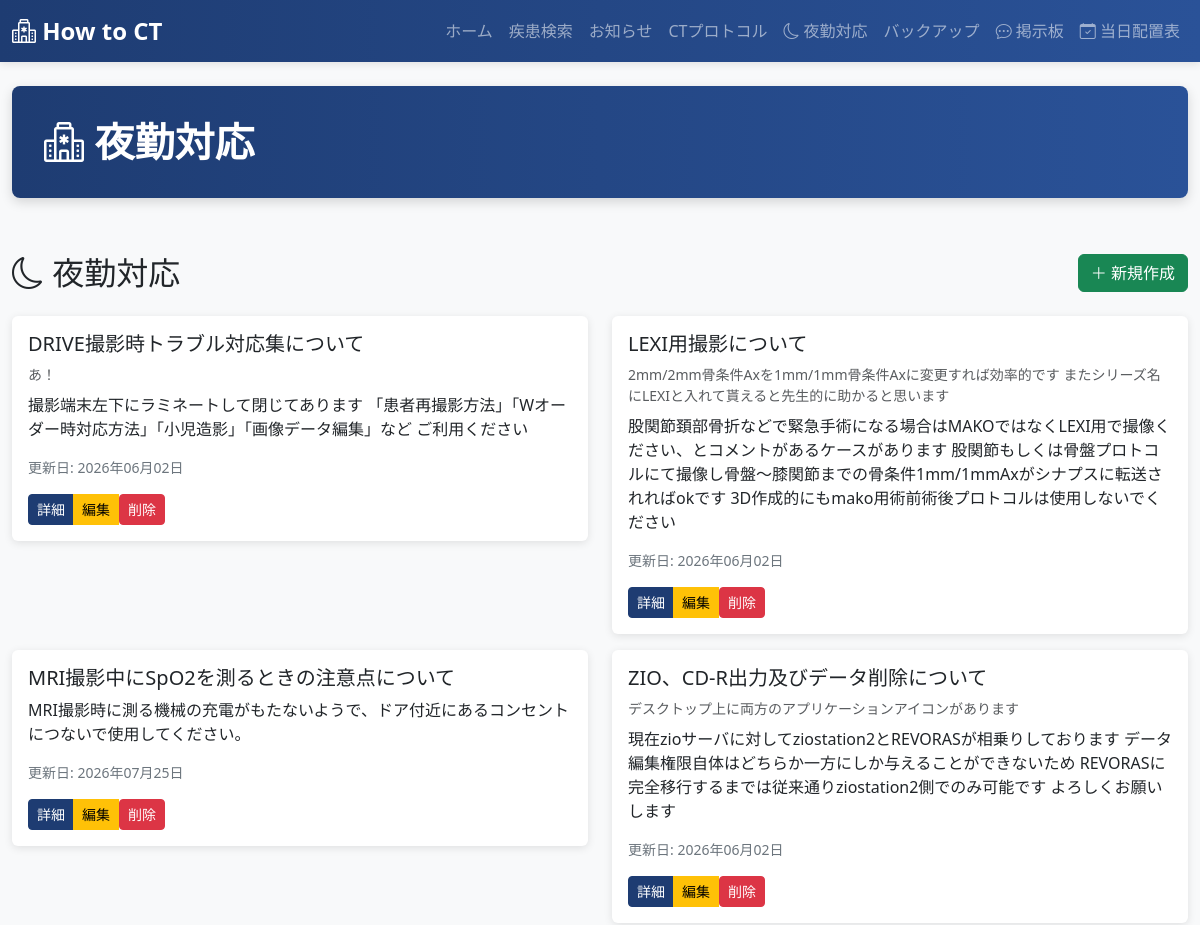
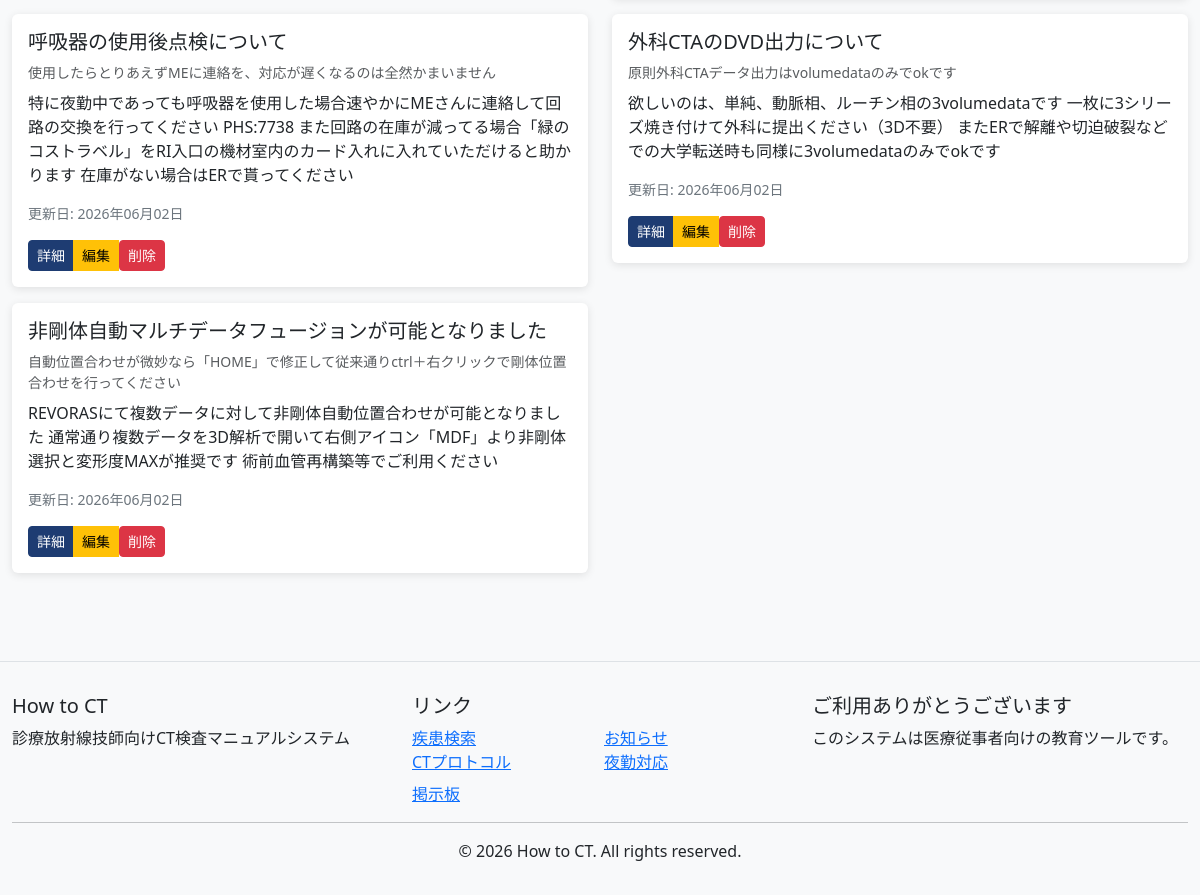
Page /nightshift/ on the committed database (2 pictures, top to bottom).
### ct_app/models.py (models this page shows, shortened)
class NightShift(models.Model):
    name = models.CharField(max_length=255, unique=True)
    content = models.TextField()
    description = models.TextField(blank=True)
    created_at = models.DateTimeField(auto_now_add=True)
    updated_at = models.DateTimeField(auto_now=True)
    class Meta:
        ordering = ['name']
        verbose_name_plural = "NightShifts"

### ct_app/views.py (the view)
# urls.py: path('nightshift/', views.NightShiftListView.as_view(), name='nightshift_list'),
class NightShiftListView(View):
    def get(self, request):
        nightshifts = NightShift.objects.all()
        context = {
            'page_title': '夜勤対応',
            'nightshifts': nightshifts,
        }
        return render(request, 'ct_app/nightshift_list.html', context)

### ct_app/context_processors.py (called while the page is built)
def maintenance_status(request):
    return {
        'is_maintenance': getattr(settings, 'IS_MAINTENANCE', False)
    }

### ct_app/templates/ct_app/nightshift_list.html (shortened to what this page needs)
{% extends 'ct_app/base.html' %}
{% block content %}
<div class="row mb-3">
    <div class="col-md-8">
        <h2><i class="bi bi-moon"></i> 夜勤対応</h2>
    </div>
    <div class="col-md-4 text-end">
        <a href="{% url 'nightshift_create' %}" class="btn btn-success">
            <i class="bi bi-plus-lg"></i> 新規作成
        </a>
    </div>
</div>
<div class="row">
    {% if nightshifts %}
        {% for nightshift in nightshifts %}
        <div class="col-md-6">
            <div class="card mb-3">
                <div class="card-body">
                    <h5 class="card-title">{{ nightshift.name }}</h5>
                    {% if nightshift.description %}
                    <p class="text-muted small mb-2">{{ nightshift.description }}</p>
                    {% endif %}
                    <p class="card-text">{{ nightshift.content|truncatewords:30 }}</p>
                    <p class="small text-secondary">更新日: {{ nightshift.updated_at|date:'Y年m月d日' }}</p>
                    <div class="btn-group" role="group">
                        <a href="{% url 'nightshift_detail' nightshift.pk %}" class="btn btn-primary btn-sm">
                            詳細
                        </a>
                        <a href="{% url 'nightshift_update' nightshift.pk %}" class="btn btn-warning btn-sm">
                            編集
                        </a>
                        <form method="post" action="{% url 'nightshift_delete' nightshift.pk %}" style="display:inline;">
                            <button type="submit" class="btn btn-danger btn-sm" onclick="return confirm('削除してもよろしいですか？')">
                                削除
                            </button>
                        </form>
                    </div>
                </div>
            </div>
        </div>
        {% endfor %}
    {% else %}
    <div class="col-12">
        <div class="alert alert-info">
            夜勤対応がまだ登録されていません。<a href="{% url 'nightshift_create' %}">新規作成</a>から追加してください。
        </div>
    </div>
    {% endif %}
</div>
{% endblock %}

### ct_app/templates/ct_app/base.html (style rules this page uses)
:root { --primary-color: #1e3c72; --secondary-color: #2a5298; }
body { background-color: #f8f9fa; font-family: 'Segoe UI', Tahoma, Geneva, Verdana, sans-serif; }
.card { border: none; box-shadow: 0 2px 8px rgba(0,0,0,0.1); transition: transform 0.2s, box-shadow 0.2s; margin-bottom: 1rem; }
.btn-primary { background-color: var(--primary-color); border-color: var(--primary-color); }

### rows in the picture
NightShift: name "DRIVE撮影時トラブル対応集について", description "あ！", content "撮影端末左下にラミネートして閉じてあります 「患者再撮影方法」「Wオーダー時対応方法」「小児造影」「画像データ編集」など ご利用ください", updated_at "2026年06月02日"
NightShift: name "LEXI用撮影について", description "2mm/2mm骨条件Axを1mm/1mm骨条件Axに変更すれば効率的です またシリーズ名にLEXIと入れて貰えると先生的に助かると思います", content "股関節頚部骨折などで緊急手術になる場合はMAKOではなくLEXI用で撮像ください、とコメントがあるケースがあります 股関節もしくは骨盤プロトコルにて撮像し骨盤～膝関節までの骨条件1mm/1mmAxがシナプスに転送されればokです 3D作成的にもmako用術前術後プロトコルは使用しないでください", updated_at "2026年06月02日"
NightShift: name "MRI撮影中にSpO2を測るときの注意点について", content "MRI撮影時に測る機械の充電がもたないようで、ドア付近にあるコンセントにつないで使用してください。", updated_at "2026年07月25日"
NightShift: name "ZIO、CD-R出力及びデータ削除について", description "デスクトップ上に両方のアプリケーションアイコンがあります", content "現在zioサーバに対してziostation2とREVORASが相乗りしております データ編集権限自体はどちらか一方にしか与えることができないため REVORASに完全移行するまでは従来通りziostation2側でのみ可能です よろしくお願いします", updated_at "2026年06月02日"
NightShift: name "呼吸器の使用後点検について", description "使用したらとりあえずMEに連絡を、対応が遅くなるのは全然かまいません", content "特に夜勤中であっても呼吸器を使用した場合速やかにMEさんに連絡して回路の交換を行ってください PHS:7738 また回路の在庫が減ってる場合「緑のコストラベル」をRI入口の機材室内のカード入れに入れていただけると助かります 在庫がない場合はERで貰ってください", updated_at "2026年06月02日"
NightShift: name "外科CTAのDVD出力について", description "原則外科CTAデータ出力はvolumedataのみでokです", content "欲しいのは、単純、動脈相、ルーチン相の3volumedataです 一枚に3シリーズ焼き付けて外科に提出ください（3D不要） またERで解離や切迫破裂などでの大学転送時も同様に3volumedataのみでokです", updated_at "2026年06月02日"
NightShift: name "非剛体自動マルチデータフュージョンが可能となりました", description "自動位置合わせが微妙なら「HOME」で修正して従来通りctrl＋右クリックで剛体位置合わせを行ってください", content "REVORASにて複数データに対して非剛体自動位置合わせが可能となりました 通常通り複数データを3D解析で開いて右側アイコン「MDF」より非剛体選択と変形度MAXが推奨です 術前血管再構築等でご利用ください", updated_at "2026年06月02日"

### other values in the picture
{{ page_title }} "夜勤対応"
